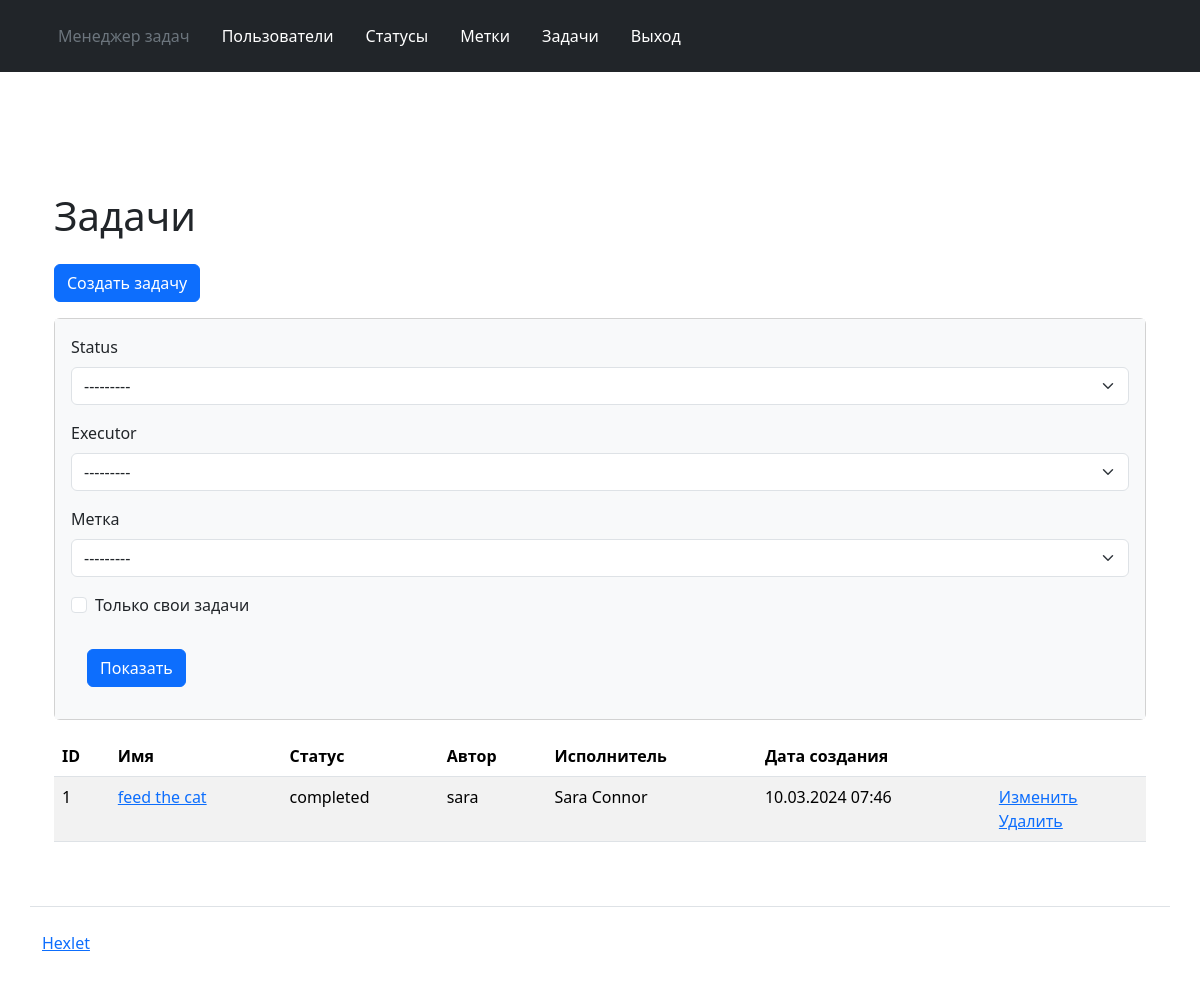
The page /tasks/ (signed in) on the database as committed earlier.
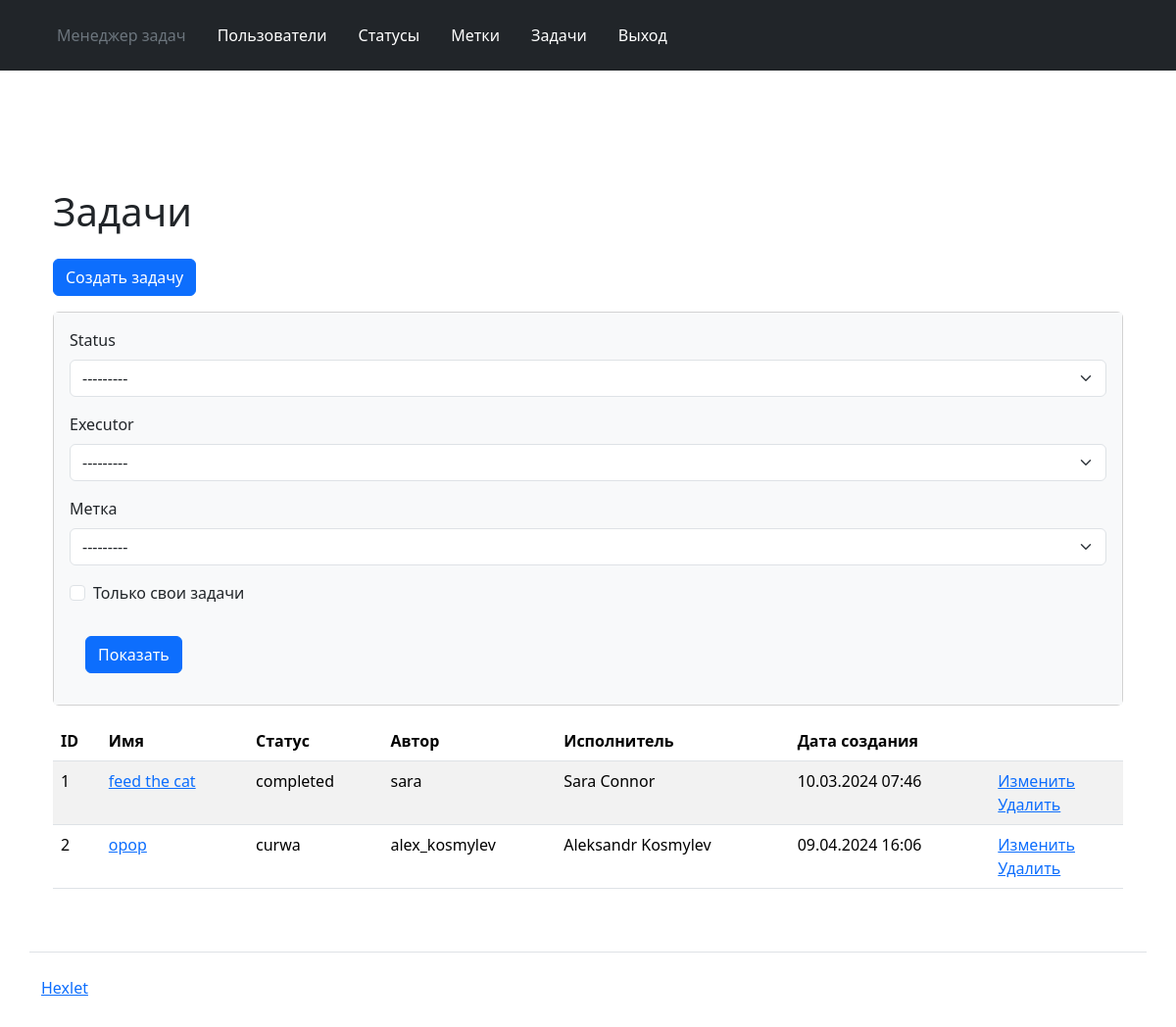
The same page on the database as committed later.
### task_manager/tasks/models.py (models this page shows, shortened)
class Task(models.Model):
    name = models.CharField('name', max_length=255, unique=True)
    description = models.TextField('description', blank=True)
    author = models.ForeignKey(CustomUser, on_delete=models.CASCADE, related_name='author')
    timestamp = models.DateTimeField("time_stamp", auto_now_add=True)
    executor = models.ForeignKey(CustomUser, on_delete=models.CASCADE)
    status = models.ForeignKey(Status, models.SET_NULL, blank=True, null=True)
    labels = models.ManyToManyField(Labels, through="IntermediateModel", verbose_name='labels')

### task_manager/statuses/models.py (models this page shows)
class Status(models.Model):
    name = models.CharField('status', max_length=255)
    timestamp = models.DateTimeField("time_stamp", auto_now_add=True)
    def __str__(self):
        return self.name

### task_manager/users/models.py (models this page shows, shortened)
class CustomUser(AbstractUser):
    class Meta:
        ordering = ["id"]
    def __str__(self):
        return self.username

### task_manager/tasks/views.py (the view)
# urls.py: path('', TaskView.as_view(), name='tasks'),
class TaskView(CustomLoginRequiredMixin, FilterView):
    model = Task
    filterset_class = TaskFilter
    template_name = 'tasks/tasks.html'

### task_manager/labels/models.py (called while the page is built)
    def __str__(self):
        return self.name

### task_manager/templates/tasks/tasks.html (shortened to what this page needs)
{% extends 'layout.html' %}
{% load django_bootstrap5 %}
{% load i18n %}
{% block content %}
<div class="container wrapper flex-grow-1">
  <h1 class="my-4">
      {% trans "Tasks" %}
  </h1>
  <a class="btn btn-primary mb-3" href="{% url 'task_create' %}" role="button">{% trans "Create task" %}</a>
  <div class="card mb-3">
    <div class="card-body bg-light">
        <form method="get" class="form-inline center">
            {% bootstrap_form filter.form %}
            <input class="btn btn-primary m-3" type="submit" value="{% trans  'Show' %}"/>
        </form>
    </div>
  </div>
  <table class="table table-striped">
    <thead>
      <tr>
        <th>ID</th>
        <th>{% translate "Name" %}</th>
        <th>{% translate "Status" %}</th>
        <th>{% translate "Author" %}</th>
        <th>{% translate "Executor" %}</th>
        <th>{% translate "Creation date" %}</th>
        <th></th>
      </tr>
    </thead>
    <tbody>
      {% for task in filter.qs  %}
      <tr>
        <td>{{task.id}}</td>
        <td>
          <a href="{% url 'task_card' task.id %}">{{task.name}}</a>
        </td>
        <td>{{task.status}}</td>
        <td>{{task.executor.username}}</td>
        <td>{{task.executor.first_name}} {{task.executor.last_name}}</td>
        <td>{{task.timestamp|date:"d.m.Y H:i"}}</td>
        <td>
          <a href="{% url 'task_update' task.id%}">{% translate "Update" %}</a>
          <br>
          <a href="{% url 'task_delete' task.id%}">{% translate "Delete" %}</a>
        </td>
      </tr>
      {% endfor %}
    </tbody>
  </table>
</div>
{% endblock %}

Rows that differ between the two databases and show on the page:
added Task: id "2", name "opop", status "curwa", executor.username "alex_kosmylev", executor.first_name "Aleksandr", executor.last_name "Kosmylev", timestamp "09.04.2024 16:06"
